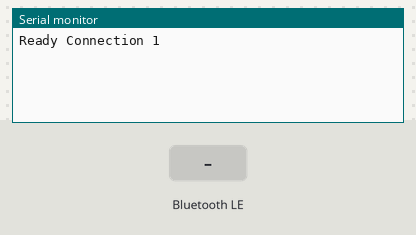
The sketch below on a simulated ESP32. Parts: the last lines printed to the serial monitor. Inputs (shaded band) come from the test bench. Nothing arrives over Bluetooth unless stated; a phone connects over Bluetooth LE 3 s after start.

Above: at 1.2 s.
1.3 s: Bluetooth LE write "1" received
At 2.2 s:
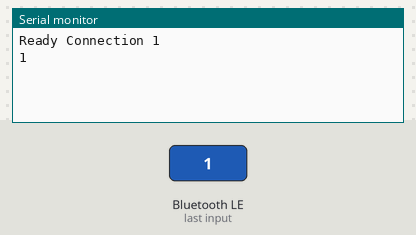
4.3 s: Bluetooth LE write "0" received
At 5.5 s:
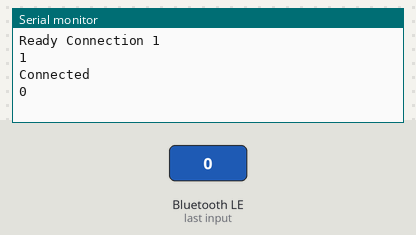
5.8 s: Bluetooth LE write "2" received
At 6.8 s:
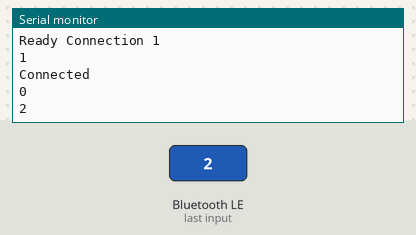

Measured:
- after the input at 1.3 s, the serial monitor: prints a new line after 0.05 s (image 1)
- after the input at 4.3 s, the serial monitor: prints a new line after 0.05 s (image 2)
- after the input at 5.8 s, the serial monitor: prints a new line after 0.05 s (image 3)

The sketch:

BLE_write_setup_working_version.ino
```cpp
//These files needed to send and recieve BLE information
#include <Arduino.h>
#include <BLEDevice.h>
#include <BLEUtils.h>
#include <BLEServer.h>
#include <BLE2902.h>


//Add BLE Services
#define SERVICE_UUID        "4fafc201-1fb5-459e-8fcc-c5c9c331914b"

//Add BLE Characteristics
#define CHARACTERISTIC_UUID "beb5483e-36e1-4688-b7f5-ea07361b26a8"
BLECharacteristic *pCharacteristic;

//Add Device Name
#define Device_Name "ESP32"

bool Phone_connected = false;

//add code for callbacks for each BLEaction
class MyServerCallbacks: public BLEServerCallbacks {

    void onConnect(BLEServer* pServer) {
      Phone_connected = true;
      //Prints in the serial monitor to inform on connection
      Serial.println("Connected");
    }

//add onDisconnect startadV again to make sure it works if disconnected
    void onDisconnect(BLEServer* pServer) {
      Phone_connected = false;

       //Prints in the serial monitor to inform on disconnection
      Serial.println("Disconnected");
    }
};

//add onRead, onNotify Callback
class MessageCallbacks : public BLECharacteristicCallbacks
{
    void onWrite(BLECharacteristic *pCharacteristic)
    {
        std::string data = pCharacteristic->getValue();
        Serial.println(data.c_str());
        ;
    }

    void onRead(BLECharacteristic *pCharacteristic)
    {
        pCharacteristic->setValue("Test");
    }
};


void setup() {
  Serial.begin(115200);

  // Setup BLE Server
    BLEDevice::init(Device_Name);
    BLEServer *pServer = BLEDevice::createServer();
    pServer->setCallbacks(new MyServerCallbacks());

    // Register message service that can receive messages and reply with a static message.
    BLEService *pService = pServer->createService(SERVICE_UUID);
    pCharacteristic = pService->createCharacteristic(CHARACTERISTIC_UUID, BLECharacteristic::PROPERTY_READ | BLECharacteristic::PROPERTY_NOTIFY | BLECharacteristic::PROPERTY_WRITE);
    pCharacteristic->setCallbacks(new MessageCallbacks());
    pCharacteristic->addDescriptor(new BLE2902());
    pService->start();


    // Advertise services
    BLEAdvertising *pAdvertisement = pServer->getAdvertising();
    BLEAdvertisementData adv;
    adv.setName(Device_Name);
    adv.setCompleteServices(BLEUUID(SERVICE_UUID));
    pAdvertisement->setAdvertisementData(adv);
    pAdvertisement->start();

    Serial.println("Ready Connection 1");
}

void loop() {

 delay(1000);

}
```
